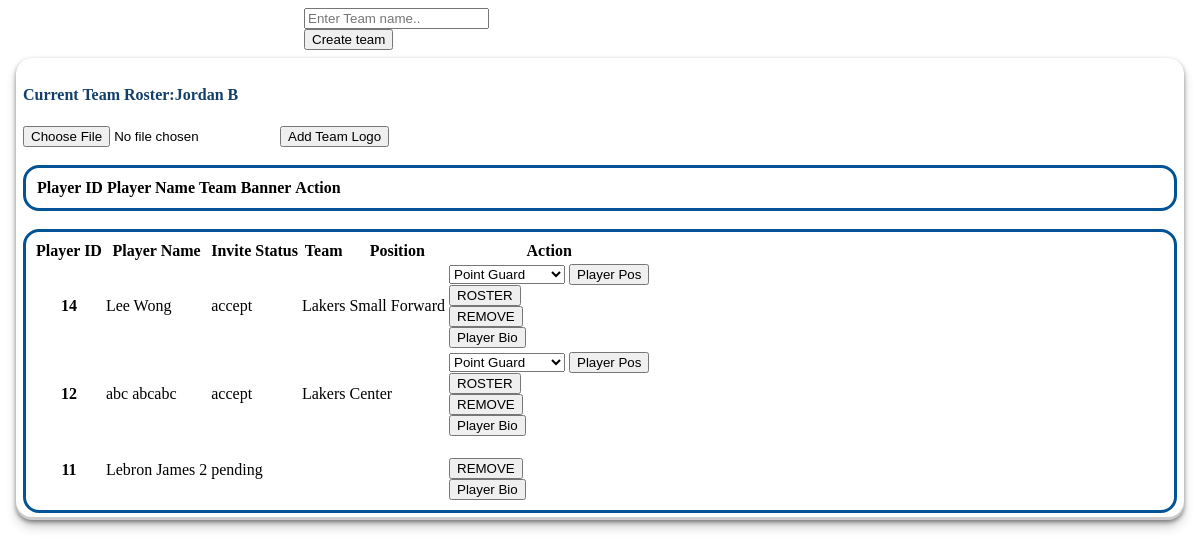
Page /myTeam_ses_state.php (signed in) on the committed database.
### tables this page shows
CREATE TABLE `basketball_teams` (
  `team_idno` int(11) NOT NULL,
  `recruits_idno` int(11) NOT NULL,
  `team_name` varchar(30) NOT NULL,
  `event_name` varchar(30) NOT NULL,
  `team_logo` varchar(250) NOT NULL,
  `team_timestamp` timestamp NOT NULL DEFAULT current_timestamp() ON UPDATE current_timestamp()
);

CREATE TABLE `recruit_inivites` (
  `invite_idno` int(11) NOT NULL,
  `recruit_idno` int(11) NOT NULL,
  `player_idno` int(11) NOT NULL,
  `player_name` varchar(50) NOT NULL,
  `player_position` varchar(15) NOT NULL,
  `invite_status` varchar(25) NOT NULL,
  `team` varchar(50) NOT NULL,
  `team_idnos` int(11) NOT NULL,
  `requester_email` varchar(30) NOT NULL,
  `ses_email` varchar(30) NOT NULL,
  `invite_timestamp` datetime NOT NULL DEFAULT current_timestamp()
);

### myTeam_ses_state.php (the view, shortened to what this page needs)
<?php
require "configs/server.php";
$sesIdno =  $_SESSION['user_idno'];
$sqlRetrieveData = "SELECT * FROM recruit_inivites WHERE recruit_idno='$sesIdno'";
$resultRetrieveData = mysqli_query($conn, $sqlRetrieveData);
$resultTeamName = '';
$sqlRetrieveTeams = "SELECT * FROM basketball_teams WHERE recruits_idno='$sesIdno'";
$resultRetrieveTeams = $conn->query($sqlRetrieveTeams);
if ($resultRetrieveTeams->num_rows > 0) {
  $rowTeams = $resultRetrieveTeams->fetch_assoc();
  $resultTeamName = $rowTeams['team_name'];
} else {
  echo "0 results";
}
?>
<!DOCTYPE html>
<html>
<head>
</head>
<body>
<div>
<div class="form-team-container">
   <form method="POST" action="myTeam_ses_state.php" class="form-control">
     <input type="text" name="txtTeamName" placeholder="Enter Team name.." required>
     <br>
     <input type="submit" name="btnCreateTeam" class="btn btn-outline-primary" value="Create team">
   </form>
  </div>
<div class="main-team-container" style="overflow-x: auto;">
  <h4 class="team-title">Current Team Roster:<?php echo $resultTeamName; ?></h4>
  <form class="form-control" enctype="multipart/form-data" action="myTeam_ses_state.php" method="POST">
    <input type="file" name="txtTeamLogo" class="btn btn-outline-primary" required>
    <input type="submit" name="btnAddLogo" value="Add Team Logo" class="btn btn-outline-primary">
  </form>
  <br>
  <div class="child-team-container" style="overflow-x: auto;">
    <table class="table table-hover">
  <thead>
    <tr>
      <th scope="col">Player ID</th>
      <th scope="col">Player Name</th>
      <th scope="col">Team</th>
      <th>Banner</th>
      <th>Action</th>
    </tr>
  </thead>
</table>
  </div>
  <br>
  <div class="child-player-container" style="overflow-x: auto;">
      <table class="table table-hover">
  <thead>
    <tr>
      <th scope="col">Player ID</th>
      <th scope="col">Player Name</th>
      <th scope="col">Invite Status</th>
      <th scope="col">Team</th>
      <th scope="col">Position</th>
      <th scope="col">Action</th>
    </tr>
  </thead>
  <?php while($rowDataInfo = $resultRetrieveData->fetch_assoc()): ?>
   <?php if($rowDataInfo['invite_status'] == 'pending'): ?>
  <tbody>
    <tr>
      <th scope="row"><?php echo $rowDataInfo['player_idno']; ?></th>
      <td><?php echo $rowDataInfo['player_name']; ?></td>
      <td><?php echo $rowDataInfo['invite_status']; ?></td>
      <td><?php echo $rowDataInfo['team']; ?></td>
      <td><?php echo $rowDataInfo['player_position']; ?></td>
      <td>
        <form action="myTeam_ses_state.php" method="POST">
          <br>
          <input type="submit" name="btnRemovePlayer" class="btn btn-outline-primary" value="REMOVE">
        </form>
        <form action="checkBio_player_ses_state.php" method="POST">
          <input type="submit" name="btnPlayerBio" class="btn btn-outline-primary" value="Player Bio">
        </form>
      </td>
    </tr>
  </tbody>
<?php elseif($rowDataInfo['invite_status'] == 'accept'): ?>
  <tbody>
    <tr>
      <th scope="row"><?php echo $rowDataInfo['player_idno']; ?></th>
      <td><?php echo $rowDataInfo['player_name']; ?></td>
      <td><?php echo $rowDataInfo['invite_status']; ?></td>
      <td><?php echo $rowDataInfo['team']; ?></td>
      <td>
        <?php echo $rowDataInfo['player_position']; ?>
      </td>
      <td>
        <form method="POST" action="myTeam_ses_state.php">
          <select name="txtPos" class="form-control">
            <option value="Point Guard">Point Guard</option>
          </select>
          <input type="submit" name="btnPos"  value="Player Pos" class="btn btn-outline-primary">
        </form>
        <form action="myTeam_ses_state.php" method="POST">
          <input type="submit" name="btnAddRoster" class="btn btn-outline-primary" value="ROSTER">
          <br>
          <input type="submit" name="btnRemovePlayer" class="btn btn-outline-primary" value="REMOVE">
        </form>
        <form action="checkBio_player_ses_state.php" method="POST">
          <input type="submit" name="btnPlayerBio" class="btn btn-outline-primary" value="Player Bio">
        </form>
      </td>
    </tr>
  </tbody>
 <?php endif; ?>
<?php endwhile; ?>
</table>
  </div>
</div>
</div>
</body>
</html>

### myTeam_ses_state.php (style rules this page uses)
.main-team-container { padding: 7px; margin: 8px; border-radius: 1em; box-shadow: rgba(0, 0, 0, 0.4) 0px 2px 4px, rgba(0, 0, 0, 0.3) 0px 7px 13px -3px, rgba(0, 0, 0, 0.2) 0px -3px 0px inset; }
.child-team-container { border: 3px solid #035397; padding: 8px; border-radius: 1em; }
.child-player-container { border: 3px solid #035397; padding: 7px; border-radius: 1em; }
.team-title { color: #143F6B; }
.form-team-container { width: 50%; margin: auto; }

### rows in the picture
basketball_teams: team_name "Jordan B"
recruit_inivites: player_idno "14", player_name "Lee Wong", invite_status "accept", team "Lakers", player_position "Small Forward"
recruit_inivites: player_idno "12", player_name "abc abcabc", invite_status "accept", team "Lakers", player_position "Center"
recruit_inivites: player_idno "11", player_name "Lebron James 2", invite_status "pending"
